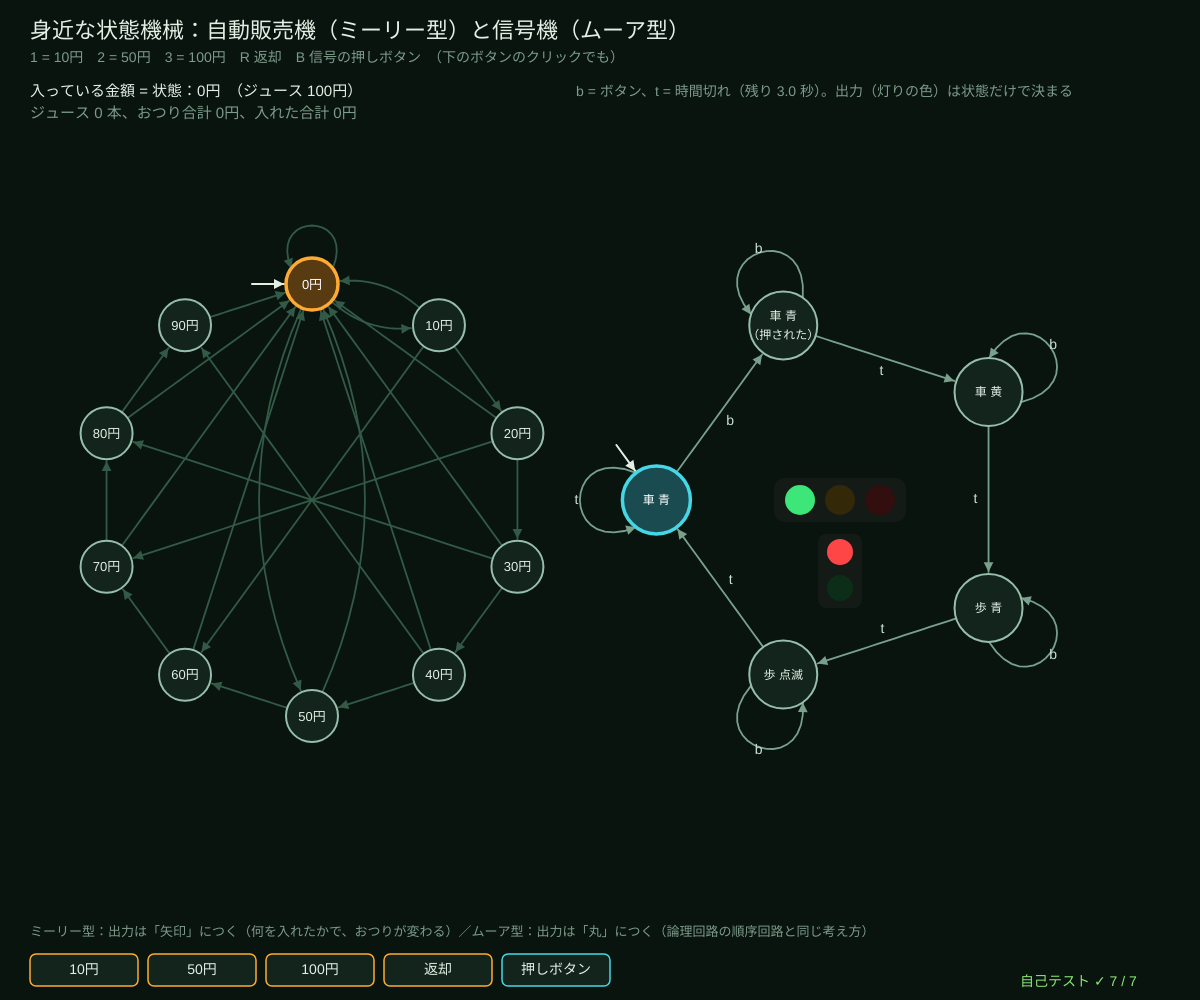
Frame 1 (no input)
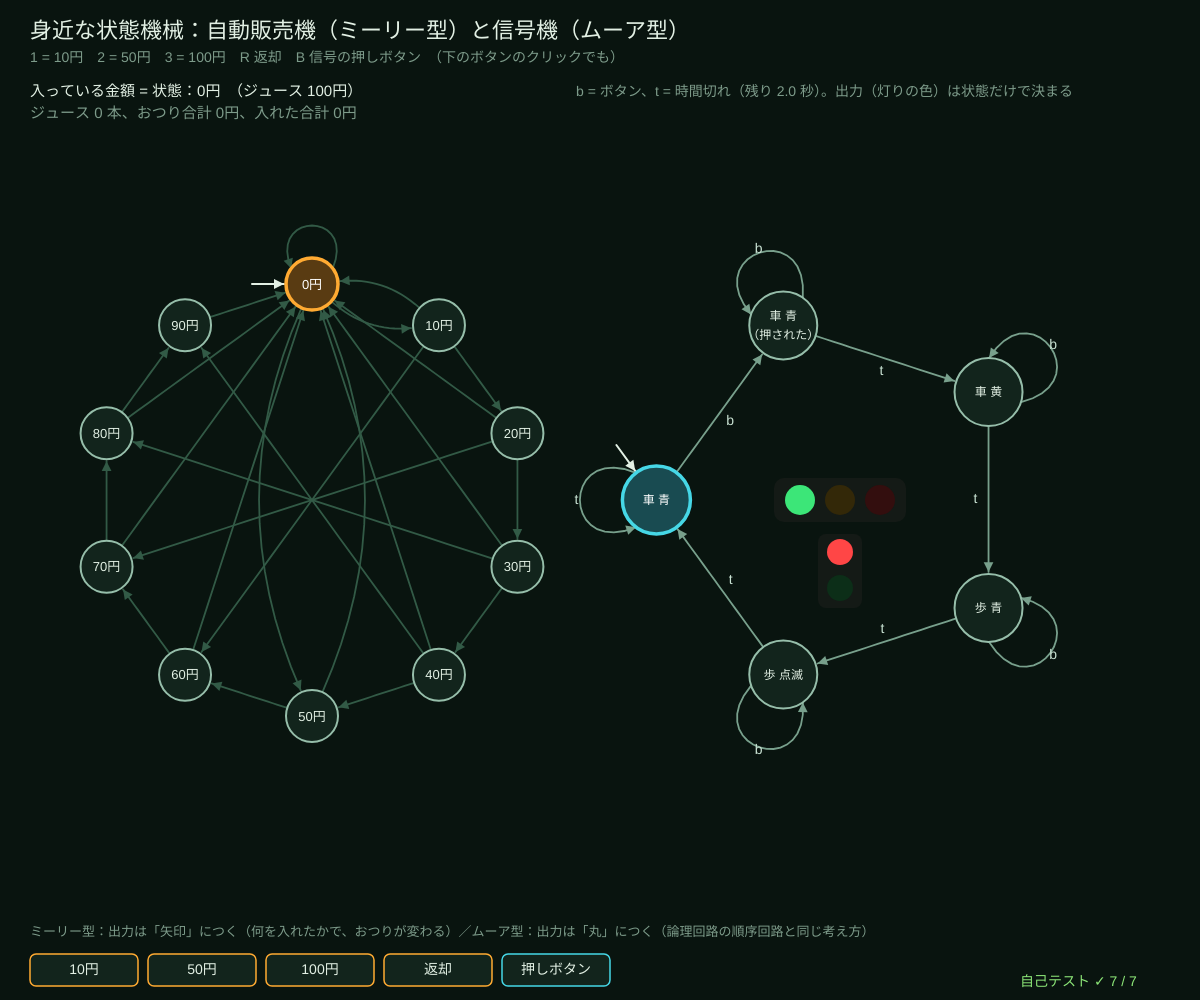
Frame 60 (no input)
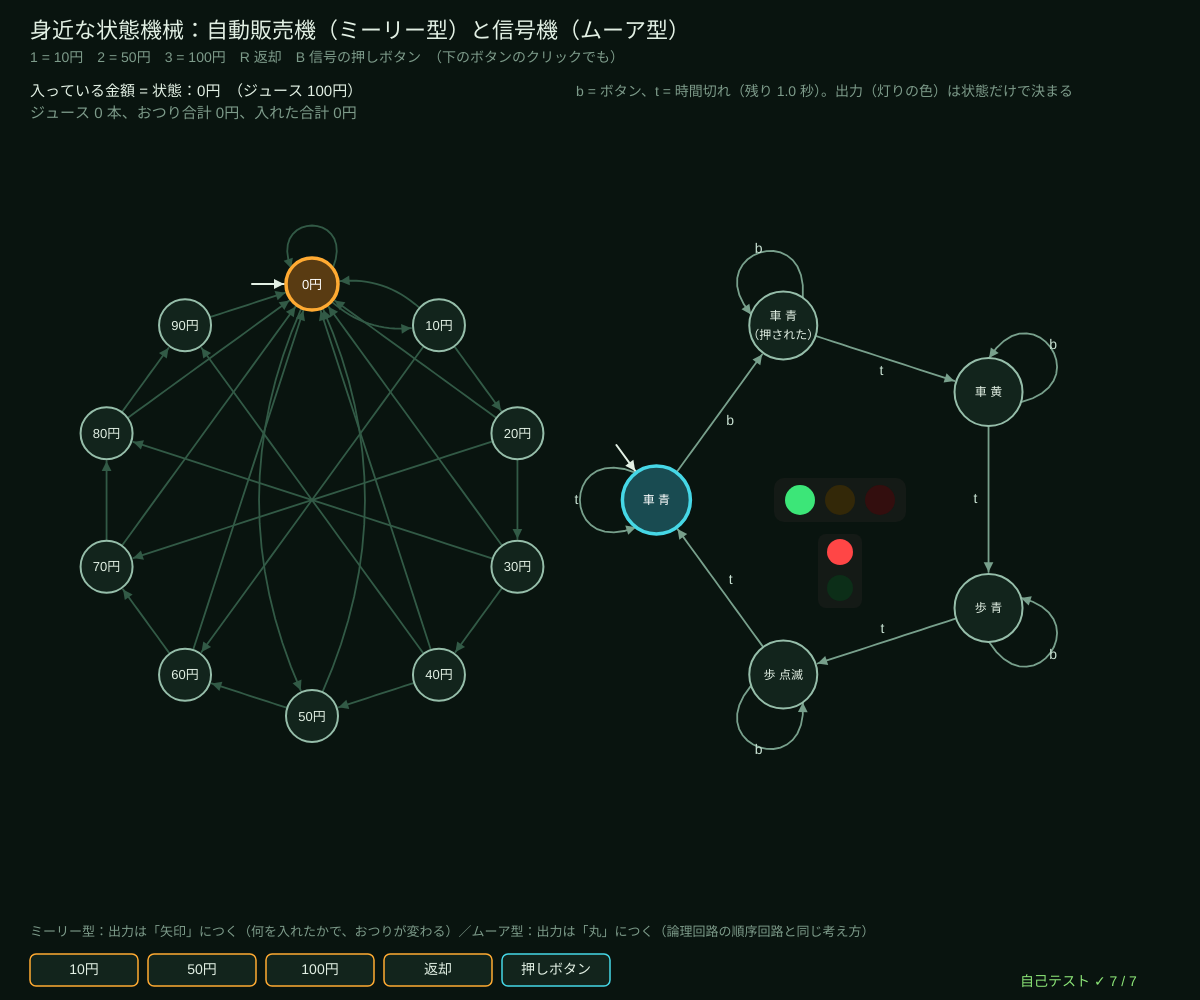
Frame 120 (the mouse pressed at the canvas centre since frame 60)

The p5.js sketch that drew these frames (run headless with seeded random() and noise() and a simulated clock; from frame 60 on, the mouse is pressed at the canvas centre):

// p5.js sketch
// ── sketch.js
// ============================================
// 00 身近な状態機械 ─ 自動販売機と押しボタン式の信号機
// 機械が覚えているのは「いまの状態」だけ。入力が来るたびに表を見て次の状態へ移る。
// 自動販売機はミーリー型（遷移のときに出力：ジュースとおつり）、信号機はムーア型（状態そのものが出力：灯りの色）
// 1 = 10 円 / 2 = 50 円 / 3 = 100 円 / R = 返却レバー / B = 信号の押しボタン / ボタンのクリックでも OK
// ============================================

const PRICE = 100;                      // ★ ジュースの値段（10 円単位。状態の数 = PRICE / 10）
const COINS = [10, 50, 100];            // ★ 入れられるお金
const LIGHT_SEC = [3, 1.5, 1.2, 3, 1.5];// ★ 信号の各状態の長さ（秒）。0 番は「最低これだけ青」
let vend, vendPos, credit = 0, lastVend = null, vendLog = [], bank = { drinks: 0, change: 0, inserted: 0 };
let sig, sigPos, sigQ = 0, sigT = 0, lastSig = null, buttons = [];
const SIG_NAMES = ['車 青', '車 青\n（押された）', '車 黄', '歩 青', '歩 点滅'];
const SIG_OUT = [['G', 'R'], ['G', 'R'], ['Y', 'R'], ['R', 'G'], ['R', 'B']];   // ムーア型の出力 [車, 歩行者]（B = 点滅）

function setup() {
  createCanvas(windowWidth, windowHeight);
  vend = buildVending(); sig = buildSignal();
  layout(); selfTest();
}
function windowResized() { resizeCanvas(windowWidth, windowHeight); layout(); }
function layout() {
  let rad = Math.min(width * 0.18, height * 0.27);
  vendPos = circleLayout(vend.n, width * 0.26, height * 0.5, rad, -Math.PI / 2);
  sigPos = circleLayout(sig.n, width * 0.7, height * 0.5, rad * 0.85, Math.PI);
}

// ★ 自動販売機（ミーリー型）：状態 = 入っている金額。表 tr[状態][入力] = 次の状態、out[状態][入力] = 出力
function vendStep(c, inp) {
  if (inp === 'R') return [0, { drink: false, change: c }];              // 返却：全部返す
  let t = c + Number(inp);
  if (t >= PRICE) return [0, { drink: true, change: t - PRICE }];       // 足りた：ジュースとおつり
  return [t, { drink: false, change: 0 }];
}
function buildVending() {
  let n = PRICE / 10, m = { n, alpha: COINS.map(String).concat(['R']), tr: [], out: [], start: 0, acc: new Array(n).fill(false) };
  for (let q = 0; q < n; q++) {
    m.tr.push({}); m.out.push({});
    for (let c of m.alpha) { let [t, o] = vendStep(q * 10, c); m.tr[q][c] = t / 10; m.out[q][c] = o; }
  }
  return m;
}
// ★ 信号機（ムーア型）：入力 b = ボタン、t = 時間切れ。出力は状態で決まる（SIG_OUT）
function buildSignal() {
  let tr = [{ b: 1, t: 0 }, { b: 1, t: 2 }, { b: 2, t: 3 }, { b: 3, t: 4 }, { b: 4, t: 0 }];
  return { n: 5, alpha: ['b', 't'], tr, start: 0, acc: [false, false, false, false, false] };
}

function insert(c) {
  let q = credit / 10, t = vend.tr[q][c], o = vend.out[q][c];
  lastVend = { from: q, to: t, c, o, life: 90 };
  if (c !== 'R') bank.inserted += Number(c);
  if (o.drink) bank.drinks++;
  bank.change += o.change;
  credit = t * 10;
  vendLog.unshift((c === 'R' ? '返却' : c + '円') + ' → ' + (o.drink ? 'ジュース' : '') + (o.change ? (o.drink ? '・' : '') + 'おつり ' + o.change + '円' : o.drink ? '' : '（なし）'));
  vendLog = vendLog.slice(0, 6);
}
function signalInput(c) { let t = sig.tr[sigQ][c]; lastSig = { from: sigQ, to: t, c, life: 60 }; if (t !== sigQ) sigT = 0; sigQ = t; }

function draw() {
  background(...BG);
  hudTitle('身近な状態機械：自動販売機（ミーリー型）と信号機（ムーア型）', '1 = 10円　2 = 50円　3 = 100円　R 返却　B 信号の押しボタン　（下のボタンのクリックでも）');
  // 信号の時計：時間がたつと入力 t が来る
  sigT += deltaTime / 1000;
  if (sigT >= LIGHT_SEC[sigQ] && sigQ !== 0) signalInput('t');
  if (sigQ === 0) sigT = Math.min(sigT, LIGHT_SEC[0]);

  // ---- 自動販売機の図
  let hiV = {}; hiV[credit / 10] = AMBER;
  drawMachine(vend, vendPos, { r: 26, names: vendPos.map((_, q) => q * 10 + '円'), hi: hiV, labels: false, edgeCol: [50, 90, 70], nameSize: 13,
    edgeHi: (e) => (lastVend && lastVend.life > 0 && e.from === lastVend.from && e.to === lastVend.to ? AMBER : null) });
  if (lastVend && lastVend.life > 0) {
    lastVend.life--;
    let o = lastVend.o, s = (lastVend.c === 'R' ? '返却' : lastVend.c + '円') + ' / ' + (o.drink ? 'ジュース ' : '') + (o.change ? 'おつり ' + o.change + '円' : o.drink ? '' : '出力なし');
    noStroke(); fill(...AMBER); textSize(18); textAlign(CENTER, CENTER); text(s, width * 0.26, height * 0.5);
  }
  noStroke(); fill(...INK); textSize(15); textAlign(LEFT, BASELINE);
  text('入っている金額 = 状態：' + credit + '円　（ジュース ' + PRICE + '円）', 30, 96);
  fill(...DIMC); text('ジュース ' + bank.drinks + ' 本、おつり合計 ' + bank.change + '円、入れた合計 ' + bank.inserted + '円', 30, 118);
  vendLog.forEach((s, i) => { fill(...INK, 230 - i * 35); textSize(13); text(s, 30, height - 150 + i * 18); });

  // ---- 信号機の図
  let hiS = {}; hiS[sigQ] = CYAN;
  drawMachine(sig, sigPos, { r: 34, names: SIG_NAMES, hi: hiS, nameSize: 12,
    edgeHi: (e) => (lastSig && lastSig.life > 0 && e.from === lastSig.from && e.to === lastSig.to ? CYAN : null) });
  if (lastSig) lastSig.life--;
  drawLights(width * 0.7, height * 0.5, SIG_OUT[sigQ]);
  noStroke(); fill(...DIMC); textSize(14); textAlign(LEFT, BASELINE);
  text('b = ボタン、t = 時間切れ（残り ' + fmtN(Math.max(0, LIGHT_SEC[sigQ] - sigT), 1) + ' 秒）。出力（灯りの色）は状態だけで決まる', width * 0.48, 96);

  // ---- ボタン
  buttons = [['10', '10円'], ['50', '50円'], ['100', '100円'], ['R', '返却'], ['b', '押しボタン']];
  buttons.forEach((b, i) => {
    let x = 30 + i * 118, y = height - 46; b.push(x, y, 108, 32);
    stroke(...(i < 4 ? AMBER : CYAN)); strokeWeight(1.5); fill(...PANEL); rect(x, y, 108, 32, 6);
    noStroke(); fill(...INK); textSize(14); textAlign(CENTER, CENTER); text(b[1], x + 54, y + 16);
  });
  noStroke(); fill(...DIMC); textSize(13); textAlign(LEFT, BASELINE);
  text('ミーリー型：出力は「矢印」につく（何を入れたかで、おつりが変わる）／ムーア型：出力は「丸」につく（論理回路の順序回路と同じ考え方）', 30, height - 64);
  drawSelfTest(width - 180, height - 14);
}
function drawLights(cx, cy, out) {     // 車の信号（3 つ）と歩行者の信号（2 つ）
  let on = (c, want) => (c === want || (c === 'B' && want === 'G' && frameCount % 30 < 15));
  noStroke(); fill(20, 26, 22); rect(cx - 66, cy - 22, 132, 44, 10); rect(cx - 22, cy + 34, 44, 74, 8);
  [['G', [60, 230, 120]], ['Y', [255, 200, 40]], ['R', [255, 70, 70]]].forEach(([k, col], i) => { fill(...(out[0] === k ? col : col.map((v) => v * 0.2))); circle(cx - 40 + i * 40, cy, 30); });
  [['R', [255, 70, 70]], ['G', [60, 230, 120]]].forEach(([k, col], i) => { fill(...(on(out[1], k) ? col : col.map((v) => v * 0.2))); circle(cx, cy + 52 + i * 36, 26); });
}

function pressAt(x, y) { for (let b of buttons) if (x > b[2] && x < b[2] + b[4] && y > b[3] && y < b[3] + b[5]) { if (b[0] === 'b') signalInput('b'); else insert(b[0]); } }
function mousePressed() { pressAt(mouseX, mouseY); }
function keyPressed() {
  if (key === '1') insert('10');
  if (key === '2') insert('50');
  if (key === '3') insert('100');
  if (key === 'r' || key === 'R') insert('R');
  if (key === 'b' || key === 'B') signalInput('b');
  return false;
}

// ---- 自己テスト
function selfTest() {
  selfTestResults = [];
  let m = buildVending(), okCons = true, okRange = true, nSeq = 0, okDrink = true;
  // 長さ 0〜6 のすべての入力列（4 種類 → 5461 通り）で、お金の保存と金額の範囲を確かめる
  let all = [[]];
  for (let L = 1; L <= 6; L++) all = all.concat(all.filter((s) => s.length === L - 1).flatMap((s) => m.alpha.map((c) => s.concat([c]))));
  for (let seq of all) {
    let q = 0, ins = 0, dr = 0, ch = 0, since = 0; nSeq++;
    for (let c of seq) {
      let o = m.out[q][c];
      if (c !== 'R') { ins += Number(c); since += Number(c); }
      if (o.drink && since < PRICE) okDrink = false;            // 足りないのにジュースが出ない
      if (!o.drink && c !== 'R' && since >= PRICE) okDrink = false;
      if (o.drink || c === 'R') since = 0;
      dr += o.drink ? 1 : 0; ch += o.change; q = m.tr[q][c];
      if (q < 0 || q >= m.n || o.change < 0) okRange = false;
    }
    if (ins !== dr * PRICE + ch + q * 10) okCons = false;     // 入れた = ジュース × 値段 + おつり + いま入っている
  }
  check('自動販売機：長さ 6 までの全部の入力列 ' + nSeq + ' 通りで「入れた = ジュース × ' + PRICE + ' + おつり + 残り」', okCons && nSeq === 5461);
  check('金額は 0〜90 円の 10 状態にとどまる、おつりは負にならない', okRange && m.n === 10 && m.tr.every((row) => m.alpha.every((c) => row[c] >= 0)));
  check('ジュースは「入れた合計が 100 円以上になった瞬間」にだけ出る', okDrink);
  check('例：50 → 50 でジュース、100 → 返却 は「ジュースが出て返却 0 円」、90 円 + 100 円 → おつり 90 円', m.out[5]['50'].drink && m.out[5]['50'].change === 0 && m.tr[0]['100'] === 0 && m.out[0]['R'].change === 0 && m.out[9]['100'].change === 90);
  let s = buildSignal(), okSafe = SIG_OUT.every((o) => !(o[0] !== 'R' && o[1] !== 'R'));
  check('信号機：車が青・黄のときは歩行者は必ず赤（全部の状態の出力を調べる）', okSafe);
  let okReach = true;
  for (let q0 = 0; q0 < s.n; q0++) { let q = s.tr[q0].b, k = 0; while (q !== 3 && k < 6) { q = s.tr[q].t; k++; } if (q0 !== 3 && q0 !== 4 && !(q === 3 && k <= 2)) okReach = false; }
  check('ボタンを押せば、どの状態からでも時間切れ 2 回以内に「歩 青」になる（点滅中を除く）', okReach);
  let q = 0; for (let i = 0; i < 50; i++) q = s.tr[q].t;
  check('ボタンを押さなければ、車はずっと青のまま（t を 50 回）', q === 0);
  reportSelfTest();
}

// ---------- やってみよう ----------
// 1. PRICE を 120 や 150 にすると状態はいくつ？ 図はどう変わる？（50 円を 3 回で何が起こる？）
// 2. 「おつりが出ない機械」（足りたらおつりは寄付）にするには vendStep のどこを変える？ 自己テストのどれが ✗ になる？
// 3. 信号機に「夜間モード（ずっと黄色の点滅）」の状態を足してみよう。入力 n で入り、もう一度 n で戻る
// 4. 自動販売機をムーア型で作り直すと？ 「ジュースを出している」状態が要る。状態の数を比べよう
// 5. 身のまわりの状態機械をさがそう：エレベーター、洗濯機、改札、ゲームのキャラクター（12 で作る）

// ==================================================
// ここから下は「オートマトンの道具」（中身は読まなくても OK。消さないでね）
// ==================================================
// ---- 色と小さな道具
const BG = [9, 20, 15];                 // 背景（回路基板の黒緑）
const INK = [226, 240, 228];            // 文字（蛍光の白）
const AMBER = [255, 170, 50], CYAN = [70, 215, 230], LIME = [140, 230, 120], ROSE = [255, 100, 120], VIOLET = [185, 150, 255];
const DIMC = [125, 155, 138], PANEL = [18, 36, 28], WIRE = [44, 74, 58];
function clampv(v, a, b) { return v < a ? a : v > b ? b : v !== v ? a : v; }     // NaN なら a に戻す
function fmtN(v, d) { if (typeof v !== 'number' || v !== v) return '?'; return v.toFixed(d === undefined ? 2 : d); }
function hudTitle(t, sub) {              // 左上のタイトルと操作の説明
  noStroke(); fill(...INK); textSize(22); textAlign(LEFT, BASELINE); text(t, 30, 38);
  fill(...DIMC); textSize(14); textLeading(19); text(sub, 30, 62);
}
function typeInto(s, ch, allowed, maxLen) {   // 文字の入力：allowed に入っている 1 文字だけ足す（長さの上限つき）
  if (typeof ch !== 'string' || ch.length !== 1 || allowed.indexOf(ch) < 0) return s;
  return s.length < (maxLen || 40) ? s + ch : s;
}
// ---- 種つきの乱数（同じ種なら毎回同じ列 → 実験をくり返せる）
let rngState = 1;
function seedRng(s) { rngState = (s >>> 0) || 1; }
function rnd() {                       // 0〜1 の一様乱数（mulberry32）
  rngState = (rngState + 0x6d2b79f5) >>> 0;
  let t = rngState;
  t = Math.imul(t ^ (t >>> 15), t | 1);
  t ^= t + Math.imul(t ^ (t >>> 7), t | 61);
  return ((t ^ (t >>> 14)) >>> 0) / 4294967296;
}
function rndInt(a, b) { return a + Math.floor(rnd() * (b - a + 1)); }
function rndPick(arr) { return arr[Math.floor(rnd() * arr.length)]; }
function rndString(alpha, len) { let s = ''; for (let i = 0; i < len; i++) s += alpha[Math.floor(rnd() * alpha.length)]; return s; }
// ---- 状態遷移図を描く道具（円 = 状態、二重丸 = 受理、矢印 = 遷移。曲線は折れ線で描く）
function bezPts(x0, y0, cx, cy, x1, y1, n) {   // 2 次ベジェ曲線 → 折れ線の点
  let out = [];
  for (let i = 0; i <= n; i++) { let t = i / n, u = 1 - t; out.push([u * u * x0 + 2 * u * t * cx + t * t * x1, u * u * y0 + 2 * u * t * cy + t * t * y1]); }
  return out;
}
function cubicPts(p0, p1, p2, p3, n) {          // 3 次ベジェ曲線 → 折れ線の点（自己ループ用）
  let out = [];
  for (let i = 0; i <= n; i++) { let t = i / n, u = 1 - t, a = u * u * u, b = 3 * u * u * t, c = 3 * u * t * t, d = t * t * t;
    out.push([a * p0[0] + b * p1[0] + c * p2[0] + d * p3[0], a * p0[1] + b * p1[1] + c * p2[1] + d * p3[1]]); }
  return out;
}
function arrowLine(pts, col, w, dashed) {      // 折れ線 + 先の三角
  if (!pts || pts.length < 2) return;
  noFill(); stroke(...col); strokeWeight(w || 2);
  if (dashed) { for (let i = 0; i + 1 < pts.length; i += 2) line(pts[i][0], pts[i][1], pts[i + 1][0], pts[i + 1][1]); }
  else { beginShape(); for (let p of pts) vertex(p[0], p[1]); endShape(); }
  let [x1, y1] = pts[pts.length - 1], [x0, y0] = pts[pts.length - 2], L = Math.hypot(x1 - x0, y1 - y0) || 1, ux = (x1 - x0) / L, uy = (y1 - y0) / L, s = 7 + (w || 2) * 1.5;
  noStroke(); fill(...col);
  triangle(x1, y1, x1 - ux * s - uy * s * 0.5, y1 - uy * s + ux * s * 0.5, x1 - ux * s + uy * s * 0.5, y1 - uy * s - ux * s * 0.5);
}
function edgeList(m) {                  // DFA / NFA → 辺のリスト [{from, to, label}]（同じ向きの辺はラベルをまとめる）
  let map = new Map();
  for (let q = 0; q < m.n; q++) for (let c in m.tr[q] || {}) {
    let ts = m.tr[q][c]; ts = Array.isArray(ts) ? ts : [ts];
    for (let t of ts) { if (t < 0 || t >= m.n) continue; let k = q + '>' + t; if (!map.has(k)) map.set(k, { from: q, to: t, syms: [] }); map.get(k).syms.push(c === '' ? 'ε' : c); }
  }
  return [...map.values()].map((e) => ({ from: e.from, to: e.to, label: e.syms.sort().join(','), syms: e.syms }));
}
function edgeGeometry(e, pos, r, both) {        // 1 本の辺の折れ線の点とラベルの位置
  let a = pos[e.from], b = pos[e.to];
  if (e.from === e.to) {                        // 自己ループ：中心から外向き（または上）に輪
    let ang = a.loop !== undefined ? a.loop : -Math.PI / 2, ux = Math.cos(ang), uy = Math.sin(ang), px = -uy, py = ux;
    let s0 = [a.x + (ux * 0.6 + px * 0.8) * r, a.y + (uy * 0.6 + py * 0.8) * r], s1 = [a.x + (ux * 0.6 - px * 0.8) * r, a.y + (uy * 0.6 - py * 0.8) * r];
    let pts = cubicPts(s0, [s0[0] + (ux * 2.2 + px * 0.9) * r, s0[1] + (uy * 2.2 + py * 0.9) * r], [s1[0] + (ux * 2.2 - px * 0.9) * r, s1[1] + (uy * 2.2 - py * 0.9) * r], s1, 18);
    return { pts, lx: a.x + ux * 2.35 * r, ly: a.y + uy * 2.35 * r };
  }
  let dx = b.x - a.x, dy = b.y - a.y, L = Math.hypot(dx, dy) || 1, ux = dx / L, uy = dy / L, bend = both ? 0.22 * L : (e.bend || 0) * L;
  let mx = (a.x + b.x) / 2 - uy * bend, my = (a.y + b.y) / 2 + ux * bend;
  let d0x = mx - a.x, d0y = my - a.y, l0 = Math.hypot(d0x, d0y) || 1, d1x = mx - b.x, d1y = my - b.y, l1 = Math.hypot(d1x, d1y) || 1;
  let pts = bezPts(a.x + (d0x / l0) * r, a.y + (d0y / l0) * r, mx, my, b.x + (d1x / l1) * (r + 2), b.y + (d1y / l1) * (r + 2), 16);
  let mid = pts[8];
  return { pts, lx: mid[0] - uy * 13, ly: mid[1] + ux * 13 };
}
// m = DFA/NFA、pos = [{x, y, loop?}]、opt = { r, names, hi: {状態: 色}, edgeHi: (e) => 色 or null, start: true, labelSize }
function drawMachine(m, pos, opt) {
  opt = opt || {};
  let r = opt.r || 22, edges = opt.edges || edgeList(m), has = new Set(edges.map((e) => e.from + '>' + e.to));
  textAlign(CENTER, CENTER);
  for (let e of edges) {
    if (!pos[e.from] || !pos[e.to]) continue;
    let g = edgeGeometry(e, pos, r, e.from !== e.to && has.has(e.to + '>' + e.from));
    let hc = opt.edgeHi ? opt.edgeHi(e) : null;
    arrowLine(g.pts, hc || opt.edgeCol || [120, 160, 140], hc ? 3.5 : 1.8, e.label === 'ε' && !hc);
    if (opt.labels !== false || hc) { noStroke(); fill(...(hc || opt.labelCol || [200, 225, 210])); textSize(opt.labelSize || 14); text(e.label, g.lx, g.ly); }
  }
  if (opt.start !== false && pos[m.start]) {   // 開始の矢印（左から）
    let p = pos[m.start], sa = opt.startAng !== undefined ? opt.startAng : p.loop !== undefined && Math.cos(p.loop) < -0.5 ? -2.2 : Math.PI;
    let ux = Math.cos(sa), uy = Math.sin(sa);   // 自己ループと重ならない向きから
    arrowLine([[p.x + ux * (r + 34), p.y + uy * (r + 34)], [p.x + ux * (r + 2), p.y + uy * (r + 2)]], opt.startCol || INK, 2);
  }
  for (let q = 0; q < m.n; q++) {
    let p = pos[q]; if (!p) continue;
    let hc = opt.hi && opt.hi[q];
    stroke(...(hc || [150, 190, 170])); strokeWeight(hc ? 3.5 : 2); fill(...(hc ? hc.map((v) => v * 0.35) : PANEL));
    circle(p.x, p.y, 2 * r);
    if (m.acc[q]) { noFill(); circle(p.x, p.y, 2 * r - 9); }
    noStroke(); fill(...(hc ? [255, 255, 255] : INK)); textSize(opt.nameSize || Math.min(16, r * 0.75));
    text(opt.names ? opt.names[q] : 'q' + q, p.x, p.y + 1);
  }
}
function circleLayout(n, cx, cy, rad, a0) {    // 円の上に並べる（自己ループは外向き）
  let out = [];
  for (let i = 0; i < n; i++) { let a = (a0 === undefined ? Math.PI : a0) + (2 * Math.PI * i) / Math.max(1, n); out.push({ x: cx + rad * Math.cos(a), y: cy + rad * Math.sin(a), loop: a }); }
  return out;
}
function layerLayout(m, x, y, w, h) {          // スタートからの距離（幅優先）で左 → 右に並べる
  let depth = new Array(m.n).fill(-1), order = [m.start]; depth[m.start] = 0;
  for (let i = 0; i < order.length; i++) for (let e of edgeList(m)) if (e.from === order[i] && depth[e.to] < 0) { depth[e.to] = depth[order[i]] + 1; order.push(e.to); }
  let maxD = Math.max(0, ...depth); for (let q = 0; q < m.n; q++) if (depth[q] < 0) { depth[q] = maxD + 1; order.push(q); }
  maxD = Math.max(...depth);
  let cols = []; for (let q of order) (cols[depth[q]] = cols[depth[q]] || []).push(q);
  let pos = [];
  cols.forEach((col, d) => col.forEach((q, k) => { pos[q] = { x: x + (maxD ? (d / maxD) * w : w / 2), y: y + ((k + 1) / (col.length + 1)) * h, loop: -Math.PI / 2 }; }));
  return pos;
}
function hitState(pos, x, y, r) { for (let q = pos.length - 1; q >= 0; q--) if (pos[q] && Math.hypot(pos[q].x - x, pos[q].y - y) < r) return q; return -1; }
// ---- 自己テストの道具
let selfTestResults = [];
function check(name, cond) { selfTestResults.push({ name, ok: !!cond }); }
function reportSelfTest() { for (let r of selfTestResults) (r.ok ? console.log : console.error)((r.ok ? '✓ ' : '✗ ') + r.name); }
function selfTestLine() { let n = selfTestResults.filter((r) => r.ok).length; return '自己テスト ' + (n === selfTestResults.length ? '✓ ' : '✗ ') + n + ' / ' + selfTestResults.length; }
function drawSelfTest(x, y) { noStroke(); fill(...(selfTestResults.every((r) => r.ok) ? LIME : ROSE)); textSize(14); textAlign(LEFT, BASELINE); text(selfTestLine(), x, y); }
